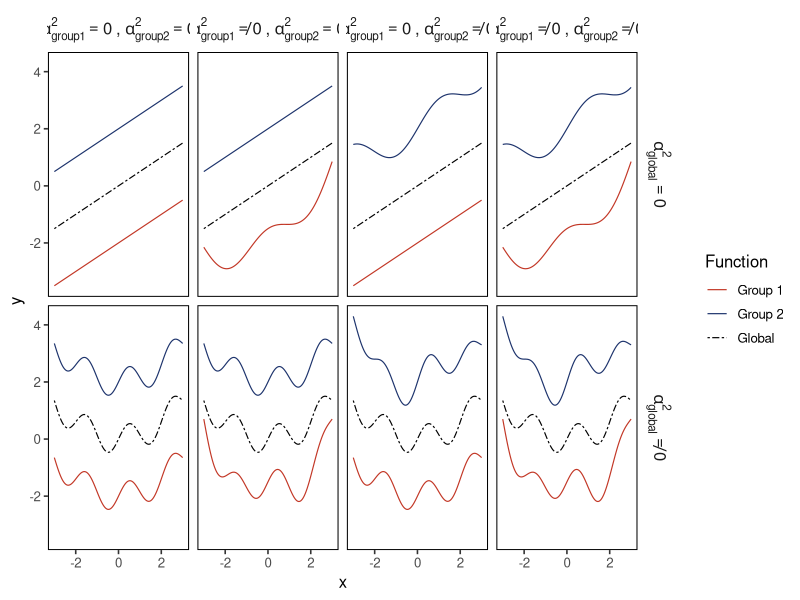

The R script that drew this image:
library(tidyverse)

theme_classic_box <- theme_classic(base_size = 12) +
  theme(
    panel.border = element_rect(colour = "black", fill = NA, linewidth = 0.7),
    axis.line = element_blank(),
    strip.background = element_blank(),
    strip.text = element_text(face = "bold", size = 12),
    plot.title = element_text(hjust = 0.5, face = "bold", size = 10),
    legend.position = "right"
  )

# Parameters
alpha_vals <- c(0, 1)
alpha_j_combinations <- expand.grid(alpha1 = c(0, 1), alpha2 = c(0, 1))
x <- seq(-3, 3, length.out = 300)

# Functions
f_global_linear <- function(x) 0.5 * x
f_global_nonlinear <- function(x) 0.5 * (sin(pi * x) + 0.3 * x^2)
f_group1 <- function(x) 0.5 * (cos(pi * x / 2) + 0.3 * x^2)
f_group2 <- function(x) 0.5 * (sin(pi * x / 2) + 0.1 * x^2)

# Build 8 scenarios
all_scenarios <- bind_rows(lapply(alpha_vals, function(alpha) {
  w_global <- alpha
  global_func <- (1 - w_global) * f_global_linear(x) + w_global * f_global_nonlinear(x)
  
  map2_dfr(alpha_j_combinations$alpha1, alpha_j_combinations$alpha2, function(a1, a2) {
    g_shift <- c(-2, 2)
    group_funcs <- bind_rows(
      tibble(
        x = x,
        y = global_func + a1 * f_group1(x) + g_shift[1],
        group = "G1"
      ),
      tibble(
        x = x,
        y = global_func + a2 * f_group2(x) + g_shift[2],
        group = "G2"
      )
    ) %>%
      mutate(
        alpha = alpha,
        alpha1 = a1,
        alpha2 = a2
      )
    
    global_df <- tibble(
      x = x,
      y = global_func,
      group = "global",
      alpha = alpha,
      alpha1 = a1,
      alpha2 = a2
    )
    
    bind_rows(group_funcs, global_df)
  })
}), .id = NULL) %>%
    mutate(
    group = factor(group, levels = c("G1", "G2", "global")),
    alpha_label = factor(alpha, levels = c(0, 1), labels = c(
      "alpha[global]^2 == 0",
      "alpha[global]^2 != 0"
    )),
    alpha12_label = case_when(
      alpha1 == 0 & alpha2 == 0 ~ "alpha[group1]^2 == 0~','~alpha[group2]^2 == 0",
      alpha1 != 0 & alpha2 == 0 ~ "alpha[group1]^2 != 0~','~alpha[group2]^2 == 0",
      alpha1 == 0 & alpha2 != 0 ~ "alpha[group1]^2 == 0~','~alpha[group2]^2 != 0",
      alpha1 != 0 & alpha2 != 0 ~ "alpha[group1]^2 != 0~','~alpha[group2]^2 != 0"
    ) %>% factor(levels = c(
      "alpha[group1]^2 == 0~','~alpha[group2]^2 == 0",
      "alpha[group1]^2 != 0~','~alpha[group2]^2 == 0",
      "alpha[group1]^2 == 0~','~alpha[group2]^2 != 0",
      "alpha[group1]^2 != 0~','~alpha[group2]^2 != 0"
    ))
  )

# Plot
ggplot(all_scenarios, aes(x = x, y = y, color = group, linetype = group)) +
  geom_line(linewidth = 0.4) +
  facet_grid(rows = vars(alpha_label), cols = vars(alpha12_label), labeller = label_parsed) +
  scale_color_manual(
    values = c("G1" = "#c23726", "G2" = "#1d336c", "global" = "black"),
    labels = c("G1" = "Group 1", "G2" = "Group 2", "global" = "Global")
  ) +
  scale_linetype_manual(
    values = c("G1" = "solid", "G2" = "solid", "global" = "twodash"),
    labels = c("G1" = "Group 1", "G2" = "Group 2", "global" = "Global")
  ) +
  labs(x = "x", y = "y", color = "Function", linetype = "Function") +
  theme_classic_box


